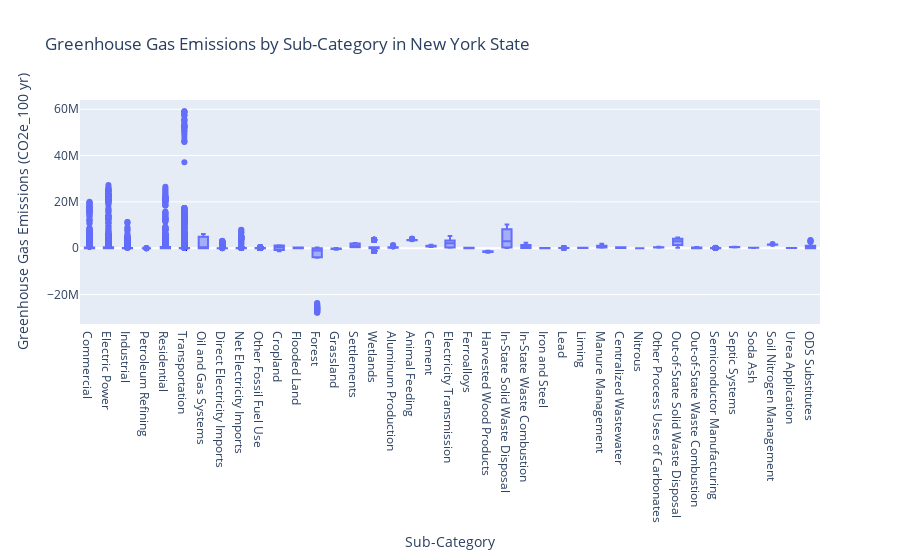

Notebook source saved alongside this figure:
### Code cell
#univariate Analysis
# Box plot of greenhouse gas emissions by sub-category:
import plotly.express as px

fig = px.box(data, x='Sub-Category 1', y='co2e_100yr',
             title='Greenhouse Gas Emissions by Sub-Category in New York State')
fig.update_xaxes(title='Sub-Category')
fig.update_yaxes(title='Greenhouse Gas Emissions (CO2e_100 yr)')

fig.show()

### Figure 1 — Plotly figure (JSON) as saved in the notebook; plotly's stock layout.template omitted (floating-point values rounded to 4 significant figures; data arrays with more than 128 entries replaced by an {"elided": "..."} marker saying what was removed)
{"data": [{"alignmentgroup": "True", "hovertemplate": "Sub-Category 1=%{x}<br>co2e_100yr=%{y}<extra></extra>", "legendgroup": "", "marker": {"color": "#636efa"}, "name": "", "notched": false, "offsetgroup": "", "orientation": "v", "showlegend": false, "type": "box", "x": {"elided": "13981 str values"}, "x0": " ", "xaxis": "x", "y": {"elided": "13981 int values"}, "y0": " ", "yaxis": "y"}], "layout": {"boxmode": "group", "legend": {"tracegroupgap": 0}, "title": {"text": "Greenhouse Gas Emissions by Sub-Category in New York State"}, "xaxis": {"anchor": "y", "domain": [0, 1], "title": {"text": "Sub-Category"}}, "yaxis": {"anchor": "x", "domain": [0, 1], "title": {"text": "Greenhouse Gas Emissions (CO2e_100 yr)"}}}}
